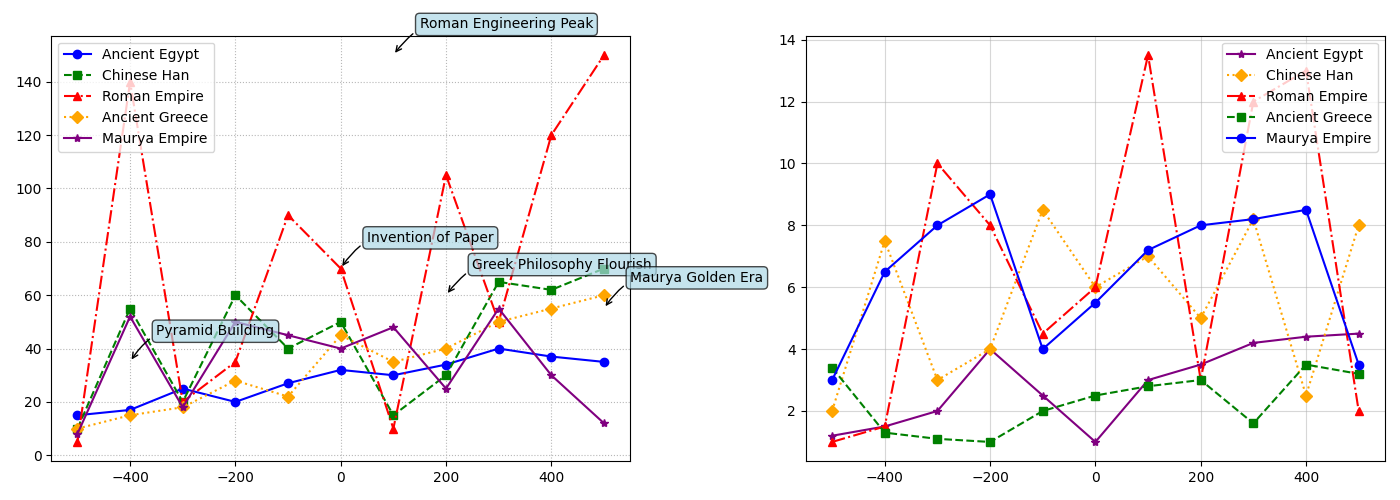

The Python source for this figure:
import matplotlib.pyplot as plt
import numpy as np

civilizations = ['Ancient Egypt', 'Chinese Han', 'Roman Empire', 'Ancient Greece', 'Maurya Empire']
years = np.arange(-500, 501, 100)

tech_advancements = {
    'Ancient Egypt': [15, 17, 25, 20, 27, 32, 30, 34, 40, 37, 35],
    'Chinese Han': [10, 55, 20, 60, 40, 50, 15, 30, 65, 62, 70],
    'Roman Empire': [5, 140, 20, 35, 90, 70, 10, 105, 50, 120, 150],
    'Ancient Greece': [10, 15, 18, 28, 22, 45, 35, 40, 50, 55, 60],
    'Maurya Empire': [8, 52, 18, 50, 45, 40, 48, 25, 55, 30, 12]
}

population_growth = {
    'Ancient Egypt': [1.2, 1.5, 2, 4, 2.5, 1, 3, 3.5, 4.2, 4.4, 4.5],
    'Chinese Han': [2, 7.5, 3, 4, 8.5, 6, 7, 5, 8.2, 2.5, 8],
    'Roman Empire': [1, 1.5, 10, 8, 4.5, 6, 13.5, 3, 12, 13, 2],
    'Ancient Greece': [3.4, 1.3, 1.1, 1, 2, 2.5, 2.8, 3, 1.6, 3.5, 3.2],
    'Maurya Empire': [3, 6.5, 8, 9, 4, 5.5, 7.2, 8, 8.2, 8.5, 3.5]
}

fig, axs = plt.subplots(1, 2, figsize=(14, 5))

colors = ['blue', 'green', 'red', 'orange', 'purple']
markers = ['o', 's', '^', 'D', '*']
line_styles = ['-', '--', '-.', ':', 'solid']

for idx, civ in enumerate(civilizations):
    axs[0].plot(years, tech_advancements[civ], marker=markers[idx], linestyle=line_styles[idx], color=colors[idx], label=civ)

axs[0].grid(True, linestyle=':', alpha=0.9)

for idx, civ in enumerate(civilizations):
    axs[1].plot(years, population_growth[civ], marker=markers[-(idx+1)], linestyle=line_styles[-(idx+1)], color=colors[-(idx+1)], label=civ)

axs[1].grid(True, linestyle='-', alpha=0.5)

annotations = [
    (-400, 35, "Pyramid Building"),
    (0, 70, "Invention of Paper"),
    (100, 150, "Roman Engineering Peak"),
    (200, 60, "Greek Philosophy Flourish"),
    (500, 55, "Maurya Golden Era")
]

for (x, y, text) in annotations:
    axs[0].annotate(text, xy=(x, y), xytext=(x+50, y+10),
                    bbox=dict(boxstyle="round,pad=0.3", edgecolor='black', facecolor='lightblue', alpha=0.7),
                    arrowprops=dict(arrowstyle='->', connectionstyle='arc3,rad=0.4', color='black'))

axs[0].legend(loc='upper left')
axs[1].legend(loc='upper right')
plt.tight_layout()
plt.show()
